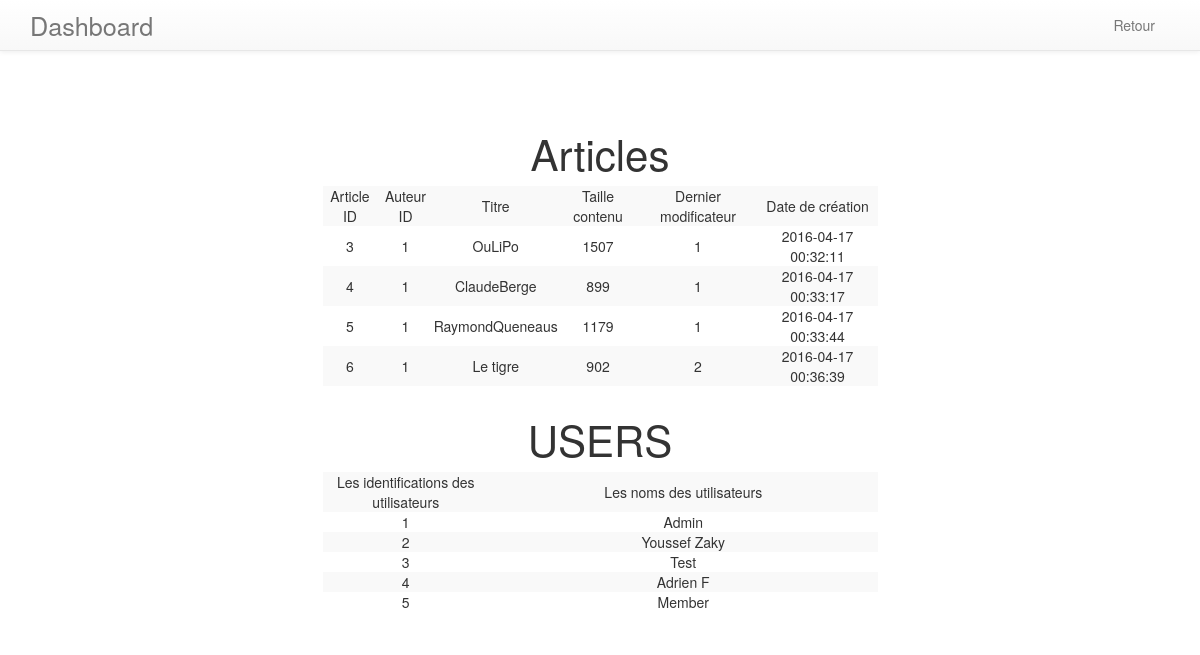
/dashboard.php (signed in), run on the app's committed database.
### tables this page shows
CREATE TABLE IF NOT EXISTS `articles` (
  `ID` int(10) unsigned NOT NULL AUTO_INCREMENT,
  `idauteur` int(10) unsigned NOT NULL,
  `titre` varchar(50) NOT NULL,
  `contenu` longtext NOT NULL,
  `idmodificateur` int(11) DEFAULT NULL,
  `dateheure` datetime NOT NULL,
  UNIQUE KEY `ID` (`ID`)
);

CREATE TABLE IF NOT EXISTS `users` (
  `id` int(10) unsigned NOT NULL AUTO_INCREMENT,
  `nom` varchar(25) NOT NULL,
  `password` text NOT NULL,
  `rang` tinyint(1) NOT NULL,
  KEY `id` (`id`)
);

### dashboard.php (the view, shortened to what this page needs)
<?php
include_once 'dbconnect.php';
?>
<!DOCTYPE html PUBLIC "-//W3C//DTD XHTML 1.0 Transitional//EN" "http://www.w3.org/TR/xhtml1/DTD/xhtml1-transitional.dtd">
<html xmlns="http://www.w3.org/1999/xhtml">
<head>
<link rel="stylesheet" href="https://maxcdn.bootstrapcdn.com/bootstrap/3.3.6/css/bootstrap.min.css">
<link rel="stylesheet" href="Style/style.css" >
<link rel="stylesheet" href="https://maxcdn.bootstrapcdn.com/bootstrap/3.3.6/css/bootstrap-theme.min.css">
<link rel="stylesheet" href="Style/style.css" type="text/css" />
</head>
<body data-spy="scroll" data-target=".navbar-collapse">
  <div class="navbar navbar-default navbar-fixed-top">
    <div class="container">
      <div class="navbar-header">
            <a class="navbar-brand"> Dashboard  </a>
        </div>
        <div class="pull-right">
            <ul class= "navbar-nav nav">
                <li><a href="home.php?">Retour</a></li>
            </ul>
        </div>
   </div>
   </div>
<div class="container contentContainer" id="topContainer">
        <div class="row">
 <div class="col-md-6 col-md-offset-3" id="topRow">
<div class="form-group">
<h1 class="marginTop">Articles</h1>
<?php
$query = "SELECT * FROM articles";
$result =mysqli_query($link,$query);
$nRows=mysqli_num_rows($result);
if ($nRows) {
echo "<table class='table-striped'>
  <tr>
    <td>Article ID</td>
    <td>Auteur ID</td>
    <td>Titre</td>
  <td>Taille contenu</td>
  <td>Dernier modificateur</td>
  <td>Date de cr&eacute;ation</td>
  </tr>
  ";
     while($row = mysqli_fetch_array($result))
      {
    echo "<tr><td> ".$row['ID']."</td> <td>".$row['idauteur']."</td><td>". $row['titre']."</td> <td>".strlen($row['contenu'])."</td><td>".$row['idmodificateur']."</td><td>".$row['dateheure']."</td></tr>";
  }
echo "</table>";
} else {
     echo "Pas d'articles";
}
?>
</div>
<div class="form-group">
<h1 class="marginTop">USERS</h1>
<?php
$sql = "SELECT * FROM users";
$result =mysqli_query($link,$sql);
$nRows=mysqli_num_rows($result);
if ($nRows) {
  echo "<table class='table-striped'>
  <tr>
    <td>Les identifications des utilisateurs</td>
    <td>Les noms des utilisateurs</td>
  </tr>
  ";
     while($row = mysqli_fetch_array($result))
     {
    echo "<tr ><td width='30%'> ".$row['id']."</td> <td width='70%'>".$row['nom']."</td></tr>";
  }
echo "</table>";
 }
 else {
     echo "Pas de users";
}
?>
 </div>
   </div>
   </div>
  </body>
</html>

### Style/style.css (style rules this page uses)
.navbar-brand { font-size:1.8em; }
#topRow { margin-top:100px; text-align:center; }
#topRow h1 { font-size:300%; }
.marginTop { margin-top:30px; }

### data on the page
articles: ID "3", idauteur "1", titre "OuLiPo", contenu "1507", idmodificateur "1", dateheure "2016-04-17 00:32:11"
articles: ID "4", idauteur "1", titre "ClaudeBerge", contenu "899", idmodificateur "1", dateheure "2016-04-17 00:33:17"
articles: ID "5", idauteur "1", titre "RaymondQueneaus", contenu "1179", idmodificateur "1", dateheure "2016-04-17 00:33:44"
articles: ID "6", idauteur "1", titre "Le tigre", contenu "902", idmodificateur "2", dateheure "2016-04-17 00:36:39"
users: id "1", nom "Admin"
users: id "2", nom "Youssef Zaky"
users: id "3", nom "Test"
users: id "4", nom "Adrien F"
users: id "5", nom "Member"
